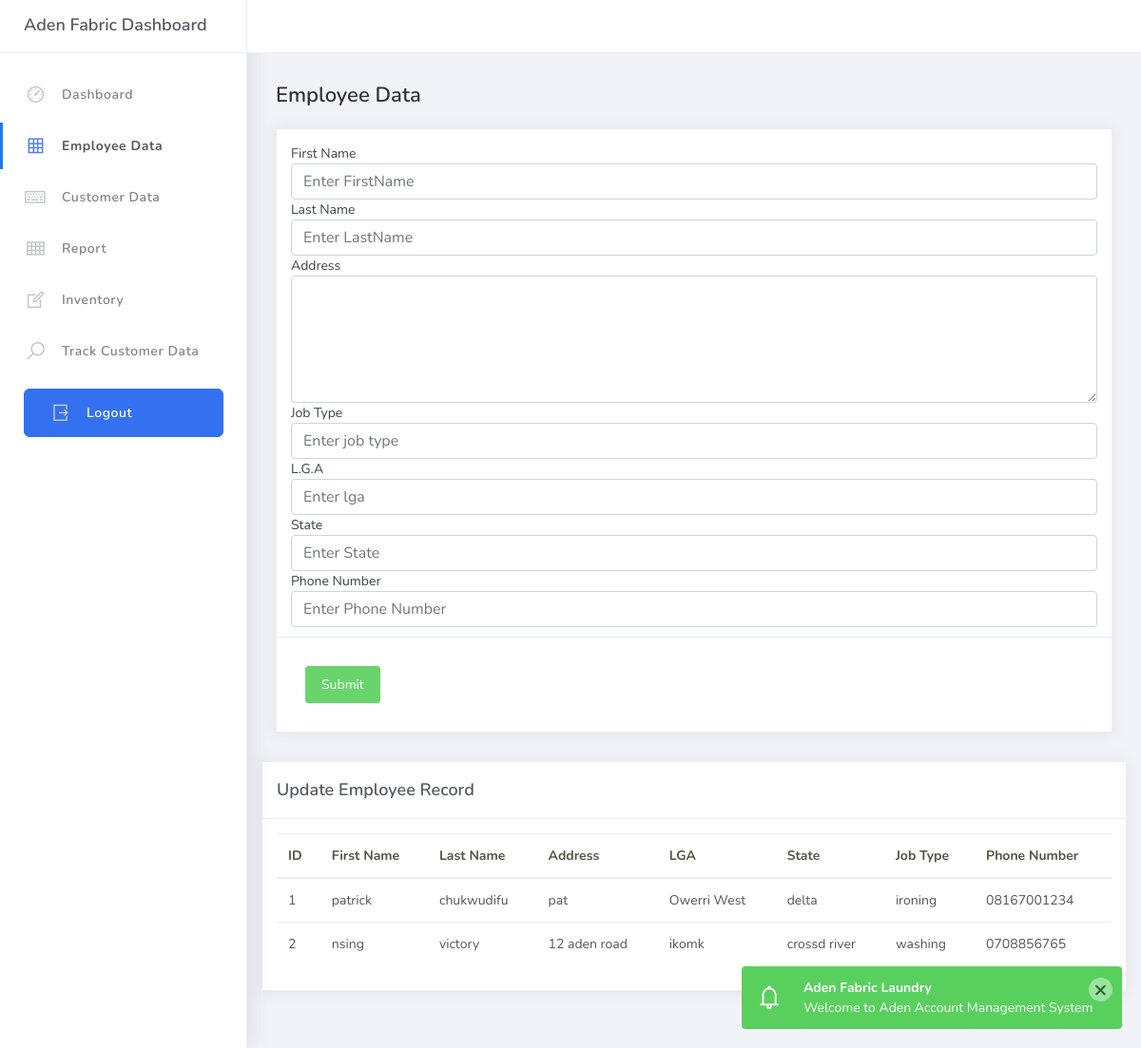
The page /employee/ (signed in) on the database its author committed.
### accounts/models.py (models this page shows, shortened)
class Employee(models.Model):
    first_name=models.CharField(max_length=100,null=True)
    last_name=models.CharField(max_length=100,null=True)
    address=models.CharField(max_length=400,null=False)
    job_type=models.CharField(max_length=100,null=False,default='')
    lga=models.CharField(max_length=200,null=False)
    state=models.CharField(max_length=200,null=False)
    phone_no=models.CharField(max_length=11,null=False)
    date_of_appointment=models.DateTimeField(auto_now_add=True)

### accounts/views.py (the view, shortened to what this page needs)
# urls.py: path('employee/', views.employee, name='employee'),
@login_required(login_url='login')
def employee(request):
    employee=Employee.objects.all()
    count=Employee.objects.count()
    context={'employee':employee,'count':count}
    return render(request,'employee.html',context)

### accounts/templates/employee.html (shortened to what this page needs)
{% extends 'main.html' %}
{% load static %}
{% block content %}
{% include 'topnavbar.html' %}
{% include 'sidebar.html' %}
<div class="main-panel">
    <div class="content">
        <div class="container-fluid">
            <h4 class="page-title">Employee Data</h4>
                <div class="card">
                    <div class="card-body">
                        <form method="POST" action="{% url 'employee' %}">
                        <label for="FirstName">First Name </label>
                        <input type="text" class="form-control" id="FirstName" placeholder="Enter FirstName" name="first_name" required>
                        <label for="LastName">Last Name </label>
                        <input type="text" class="form-control" id="LastName" placeholder="Enter LastName" name=last_name required>
                        <label for="Address">Address</label>
                        <textarea class="form-control" id="address" rows="5" name="address" required>
                        </textarea>
                        <label for="jobtype">Job Type </label>
                        <input type="text" class="form-control" id="jobtype" placeholder="Enter job type" name="job_type" required>
                        <label for="lga">L.G.A </label>
                        <input type="text" class="form-control" id="lga" placeholder="Enter lga" name="lga" required>
                        <label for="State">State </label>
                        <input type="text" class="form-control" id="State" placeholder="Enter State" name="state" required>
                        <label for="Phone">Phone Number </label>
                        <input type="text" class="form-control" id="Phone" placeholder="Enter Phone Number" name="phone_no" required>
                    </div>
                            <div class="card-action">
                                <button class="btn btn-success">Submit</button>
                            </div>
                    </div>
                </div>
<div class="card">
    <div class="card-header">
        <div class="card-title">Update Employee Record</div>
    </div>
    <div class="card-body table-responsive">
        <table class="table  table-hover">
            <thead>
                <tr>
                    <th scope="col">ID</th>
                    <th scope="col">First Name</th>
                    <th scope="col">Last Name</th>
                    <th scope="col">Address</th>
                    <th scope="col">LGA</th>
                    <th scope="col">State</th>
                    <th scope="col">Job Type</th>
                    <th scope="col">Phone Number</th>
                </tr>
            </thead>
            <tbody>
                {% for employees in employee %}
                <tr>
                    <td>{{employees.id}}</td>
                    <td>{{employees.first_name}}</td>
                    <td>{{employees.last_name}}</td>
                    <td>{{employees.address}}</td>
                    <td>{{employees.lga}}</td>
                    <td>{{employees.state}}</td>
                    <td>{{employees.job_type}}</td>
                    <td>{{employees.phone_no}}</td>
                </tr>
                {% endfor %}
            </tbody>
        </table>
    </div>
</div>
        </div>
    </div>
{% endblock content %}

### accounts/templates/main.html (shortened to what this page needs)
{% load static %}
<!DOCTYPE html>
<html lang="en">
<head>
    <link rel="stylesheet" href="{% static 'css/bootstrap.min.css' %}">
	<link rel="stylesheet" href="{% static 'css/ready.css' %}">
	<link rel="stylesheet" href="{% static 'css/demo.css' %}">
</head>
<body>
    <div class="wrapper">
    {% block content %}
    {% endblock content %}
    </div>
</body>
</html>

### accounts/templates/topnavbar.html (shortened to what this page needs)
{% load static %}
<div class="main-header">
    <div class="logo-header">
        <a href="{% url 'home' %}" class="logo">
            Aden Fabric Dashboard
        </a>
    </div>
    </div>

### accounts/templates/sidebar.html
{% load static %}
<div class="sidebar">
    <div class="scrollbar-inner sidebar-wrapper">
        <ul class="nav">
            <li {% if '/dashboard/' == request.path %}
            class="nav-item active"
          {% else %}
            class="nav-item"
          {% endif %} >
                <a href="{% url 'dashboard' %}">
                    <i class="la la-dashboard"></i>
                    <p>Dashboard</p>
                </a>
            </li>
            <li {% if '/employee/' == request.path %}
            class="nav-item active"
          {% else %}
            class="nav-item"
          {% endif %}>
                <a href="{% url 'employee' %}">
                    <i class="la la-table"></i>
                    <p>Employee Data</p>
                </a>
            </li>
            <li {% if '/customer/' == request.path %}
            class="nav-item active"
          {% else %}
            class="nav-item"
          {% endif %}>
                <a href="{% url 'customer' %}">
                    <i class="la la-keyboard-o"></i>
                    <p>Customer Data</p>
                </a>
            </li>
            <li {% if '/report/' == request.path %}
            class="nav-item active"
          {% else %}
            class="nav-item"
          {% endif %}>
                <a href="{% url 'report' %}">
                    <i class="la la-th"></i>
                    <p>Report</p>
                </a>
            </li>
            <li {% if '/inventory/' == request.path %}
            class="nav-item active"
            {% else %}
                class="nav-item"
            {% endif %}>
                <a href="{% url 'inventory' %}">
                    <i class="la la-edit"></i>
                    <p>Inventory</p>
                </a>
            </li>
            <li {% if '/track/' == request.path %}
            class="nav-item active"
          {% else %}
            class="nav-item"
          {% endif %}>
                <a href="{% url 'track' %}">
                    <i class="la la-search"></i>
                    <p>Track Customer Data</p>
                </a>
            </li>
            <li class="nav-item update-pro">
                    <a href="{% url 'logout' %}" style="text-decoration: none; color: #fff;" type="button" class="btn btn-lg btn-primary">
                        <i class="la la-sign-out"></i>
                    <p>Logout</p>
                    </a>
            </li>
        </ul>
    </div>
</div>

### static/css/demo.css (style rules this page uses)
.update-pro { margin: 15px 25px; }

### rows shown on the page
Employee: id "1", first_name "patrick", last_name "chukwudifu", address "pat", lga "Owerri West", state "delta", job_type "ironing", phone_no "08167001234"
Employee: id "2", first_name "nsing", last_name "victory", address "12 aden road", lga "ikomk", state "crossd river", job_type "washing", phone_no "0708856765"
